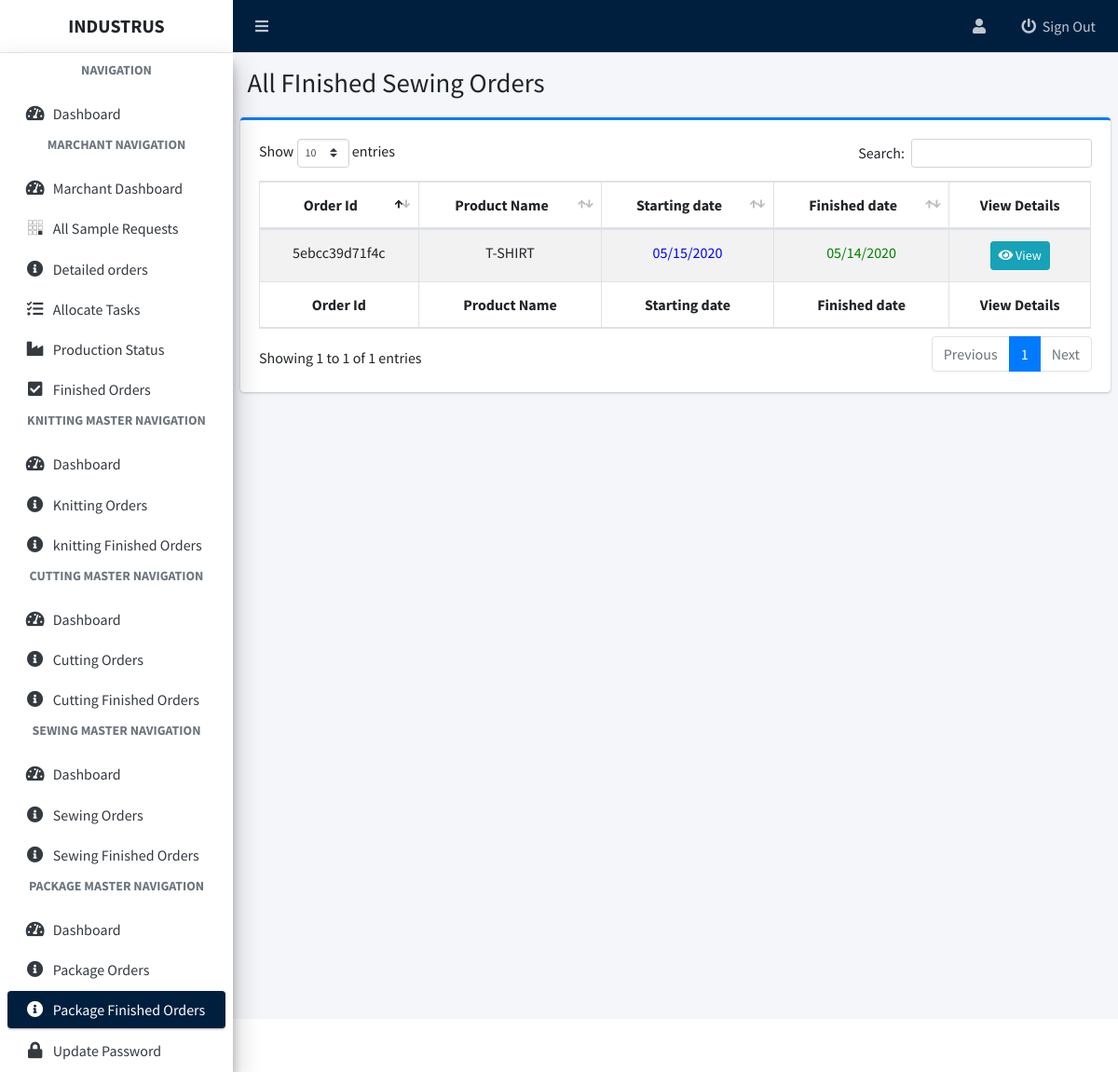
The app's page /admin/package-finished-orders.php (signed in) with its own data.
### tables this page shows
CREATE TABLE `order_tasks` (
  `id` int(11) NOT NULL,
  `order_id` varchar(50) NOT NULL,
  `department_id` int(11) NOT NULL,
  `assign_days` int(11) NOT NULL,
  `started_at` varchar(50) NOT NULL,
  `finished_at` varchar(50) NOT NULL,
  `status` int(11) NOT NULL DEFAULT 0,
  `flag` int(11) NOT NULL DEFAULT 0
);

CREATE TABLE `order_details` (
  `orderId` varchar(50) NOT NULL,
  `user_id` int(11) NOT NULL,
  `buyerName` varchar(200) NOT NULL,
  `companyName` varchar(200) NOT NULL,
  `productName` varchar(100) NOT NULL,
  `productPrice` varchar(100) NOT NULL,
  `composition` varchar(100) NOT NULL,
  `fabricsWeight` varchar(100) NOT NULL,
  `samplePcs` varchar(10) NOT NULL,
  `fabricConstruction` varchar(100) NOT NULL,
  `febricDescription` varchar(100) NOT NULL,
  `productSketch` varchar(200) NOT NULL,
  `yarnDescription` varchar(150) NOT NULL,
  `frontMeasurementSketch` varchar(200) NOT NULL,
  `backMeasurementSketch` varchar(200) NOT NULL,
  `collarMeasurementSketch` varchar(200) NOT NULL,
  `frontSewingSkecth` varchar(200) NOT NULL,
  `frontPlacketSkecth` varchar(200) NOT NULL,
  `slideSlitSkecth` varchar(200) NOT NULL,
  `pcs_per_box` varchar(15) NOT NULL,
  `shipmentDate` varchar(100) NOT NULL,
  `detailOrderDate` varchar(100) NOT NULL,
  `sampleOrderDate` varchar(100) NOT NULL,
  `finishedDate` varchar(50) NOT NULL,
  `status` int(11) NOT NULL DEFAULT 0 COMMENT '0=sampledefault,1=sample_accepted,2=sample_rejected,3=pendingDetails,4 = userImputted,5=task-allocated,6=Order-in-production, 7 =order_finished'
);

### admin/package-finished-orders.php (the view, shortened to what this page needs)
<?php
include 'includes/admin-header.php';
include 'includes/admin-navbar.php';
include 'includes/admin-sidebar.php';
$conn = connect();
$sql = "SELECT * FROM order_details as od, order_tasks as ot WHERE od.orderId = ot.order_id AND ot.status = 2 AND ot.department_id = 3 ";
$stmt = $conn->prepare($sql);
$stmt->execute();
$result = $stmt->get_result();
while ($data = $result->fetch_assoc()) {
    $row[] = $data;
}
?>
<section class="content-header">
    <div class="container-fluid">
        <div class="row">
            <div class="col-sm-6">
                <h1>All FInished Sewing Orders </h1>
            </div>
        </div>
    </div>
</section>
<section class="content py-1">
    <div class="card card-primary card-outline">
        <div class="card-body">
            <table id="example2" class="table table-bordered table-hover table-striped text-center">
                <thead>
                    <tr class="">
                        <th>Order Id</th>
                        <th>Product Name</th>
                        <th>Starting date</th>
                        <th>Finished date</th>
                        <th>View Details</th>
                    </tr>
                </thead>
                <tbody>
                    <?php
                    if (isset($row)) {
                        foreach ($row as $value) {
                    ?>
                            <tr>
                                <td><?= $value['orderId'] ?></td>
                                <td><?= $value['productName'] ?></td>
                                <td style='color:blue;'><?= $value['started_at'] ?></td>
                                <td style='color:green;'><?= $value['finished_at'] ?></td>
                                <td>
                                    <a href="sewing-finished-order-details?order-id=<?= $value['orderId'] ?>" class="btn btn-info btn-sm"><i class="fas fa-eye"></i> View</a>
                                </td>
                            </tr>
                    <?php }
                    } ?>
                </tbody>
                <tfoot>
                    <tr>
                        <th>Order Id</th>
                        <th>Product Name</th>
                        <th>Starting date</th>
                        <th>Finished date</th>
                        <th>View Details</th>
                    </tr>
                </tfoot>
            </table>
        </div>
    </div>
</section>
<?php include 'includes/admin-footer.php'; ?>
</body>
</html>

### records on screen
order_tasks: order.orderId "5ebcc39d71f4c", order.productName "T-SHIRT", started_at "05/15/2020", finished_at "05/14/2020"
